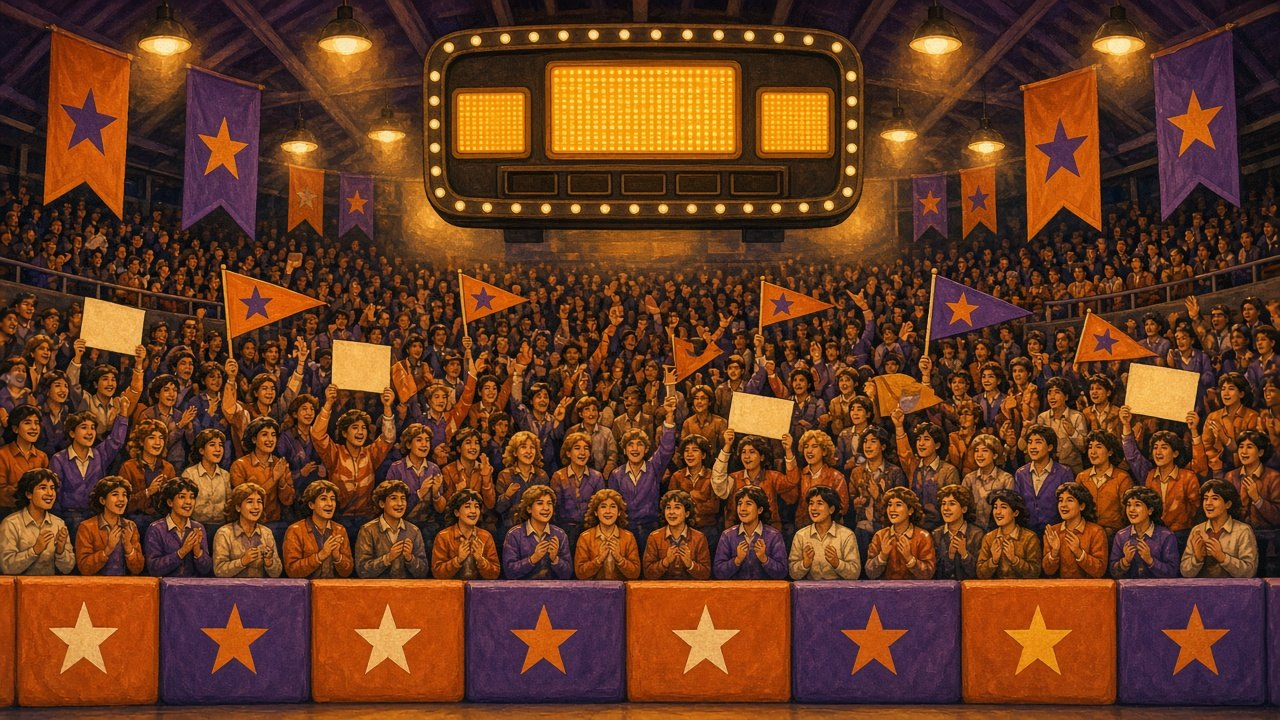
#> input picture art/arena_back.jpg, 1280 x 720 px, found by its file name
$ python make_previews.py
#> lines starting #> are read from the running program, lines starting #| are printed output that depends on the picture
from PIL import Image, ImageDraw, ImageFont
O='art/'; P='previews/'
def bg(w,h):
#> called with w = 1500, h = 900
    im=Image.open(O+'arena_back.jpg').convert('RGB').resize((w,h)); return Image.blend(im, Image.new('RGB',(w,h),(30,14,40)), 0.55)
#> after `im = Image.open(O + 'arena_back.jpg').convert('RGB').resize((w, h))`:
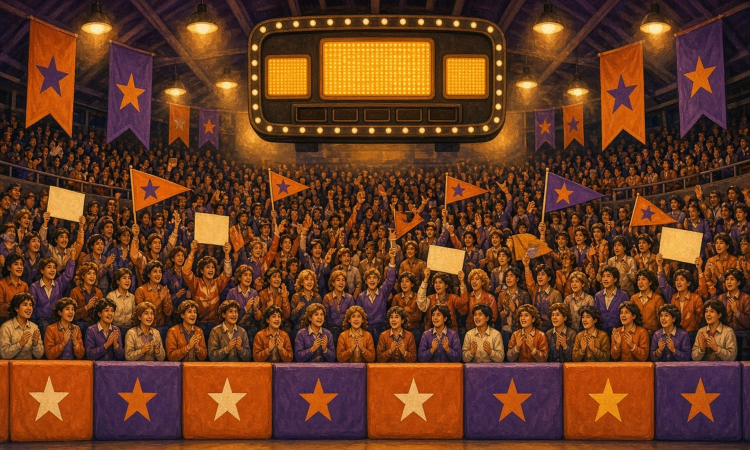
#> im: PIL image 1500x900 RGB (shown at 1/2 size); mean R, G, B 103.4, 57.8, 31.9
#> after `return Image.blend(im, Image.new('RGB', (w, h), (30, 14, 40)), 0.55)`:
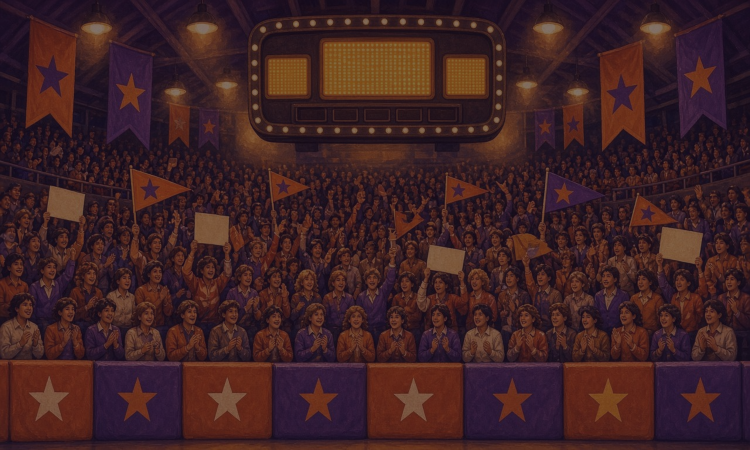
#> returned value: PIL image 1500x900 RGB (shown at 1/2 size); mean R, G, B 62.6, 33.2, 35.9
try: F=ImageFont.truetype('/usr/share/fonts/truetype/dejavu/DejaVuSans-Bold.ttf',34)
except: F=ImageFont.load_default()
for who,label in [('hakeem','Hakeem "The Dream" Olajuwon  #34'),('clyde','Clyde "The Glide" Drexler  #22')]:
    W,H=1500,900; c=bg(W,H); x=90
    for p in ['ready','shoot','cheer']:
#> (the run stopped early here; a loop or call above may not have finished)

$ run again, with art/ball.png saved as art/arena_back.jpg
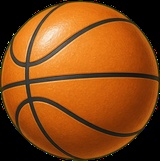
#> input picture art/ball.png, 160 x 161 px, found by its file name
#> in bg, `im = Image.open(O + 'arena_back.jpg').convert('RGB').resize((w, h))`:
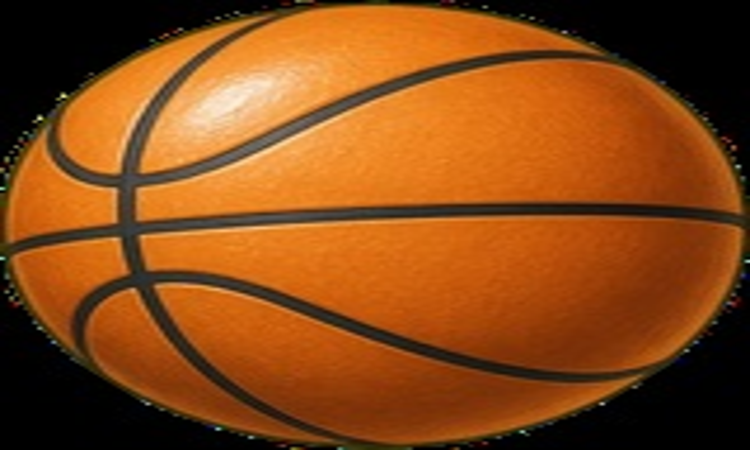
#> im: PIL image 1500x900 RGB (shown at 1/2 size); mean R, G, B 135.8, 72.3, 21.7
#> in bg, `return Image.blend(im, Image.new('RGB', (w, h), (30, 14, 40)), 0.55)`:
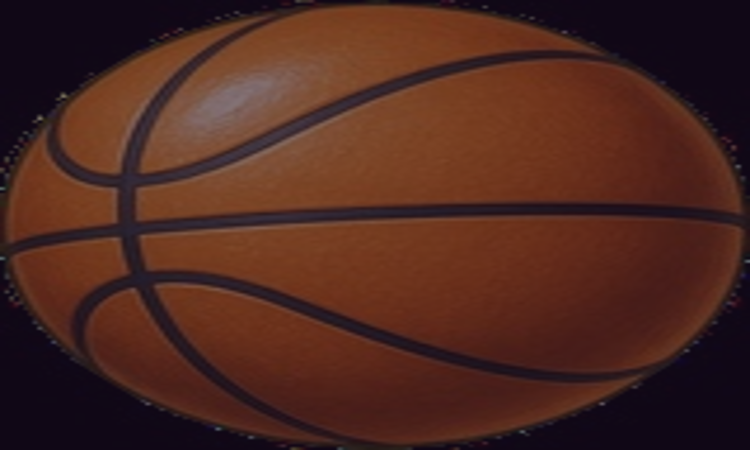
#> returned value: PIL image 1500x900 RGB (shown at 1/2 size); mean R, G, B 77.1, 39.7, 31.4
